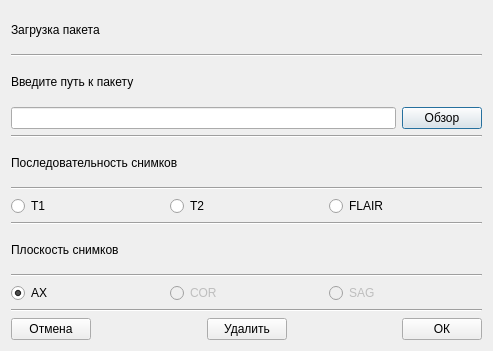
<?xml version="1.0" encoding="UTF-8"?>
<ui version="4.0">
 <class>DialPL</class>
 <widget class="QDialog" name="DialPL">
  <property name="geometry">
   <rect>
    <x>0</x>
    <y>0</y>
    <width>493</width>
    <height>351</height>
   </rect>
  </property>
  <property name="sizePolicy">
   <sizepolicy hsizetype="Fixed" vsizetype="Fixed">
    <horstretch>0</horstretch>
    <verstretch>0</verstretch>
   </sizepolicy>
  </property>
  <property name="windowTitle">
   <string>Dialog</string>
  </property>
  <layout class="QVBoxLayout" name="verticalLayout">
   <item>
    <layout class="QHBoxLayout" name="horizontalLayout_5">
     <item>
      <widget class="QLabel" name="label">
       <property name="text">
        <string>Загрузка пакета</string>
       </property>
      </widget>
     </item>
     <item>
      <widget class="QLabel" name="lbStatusMsg">
       <property name="text">
        <string/>
       </property>
       <property name="alignment">
        <set>Qt::AlignRight|Qt::AlignTrailing|Qt::AlignVCenter</set>
       </property>
      </widget>
     </item>
    </layout>
   </item>
   <item>
    <widget class="Line" name="line">
     <property name="orientation">
      <enum>Qt::Horizontal</enum>
     </property>
    </widget>
   </item>
   <item>
    <widget class="QLabel" name="lbTextEnterPath">
     <property name="text">
      <string>Введите путь к пакету</string>
     </property>
    </widget>
   </item>
   <item>
    <layout class="QHBoxLayout" name="horizontalLayout">
     <item>
      <widget class="QLineEdit" name="lePathToDir"/>
     </item>
     <item>
      <widget class="QPushButton" name="btnOpenDirPath">
       <property name="text">
        <string>Обзор</string>
       </property>
      </widget>
     </item>
    </layout>
   </item>
   <item>
    <widget class="Line" name="line_2">
     <property name="orientation">
      <enum>Qt::Horizontal</enum>
     </property>
    </widget>
   </item>
   <item>
    <widget class="QLabel" name="label_3">
     <property name="text">
      <string>Последовательность снимков</string>
     </property>
    </widget>
   </item>
   <item>
    <widget class="Line" name="line_5">
     <property name="orientation">
      <enum>Qt::Horizontal</enum>
     </property>
    </widget>
   </item>
   <item>
    <layout class="QHBoxLayout" name="horizontalLayout_4">
     <item>
      <widget class="QRadioButton" name="rbSeqT1">
       <property name="text">
        <string>T1</string>
       </property>
       <property name="checked">
        <bool>true</bool>
       </property>
      </widget>
     </item>
     <item>
      <widget class="QRadioButton" name="rbSeqT2">
       <property name="text">
        <string>T2</string>
       </property>
      </widget>
     </item>
     <item>
      <widget class="QRadioButton" name="rbSeqFLAIR">
       <property name="text">
        <string>FLAIR</string>
       </property>
      </widget>
     </item>
    </layout>
   </item>
   <item>
    <widget class="Line" name="line_3">
     <property name="orientation">
      <enum>Qt::Horizontal</enum>
     </property>
    </widget>
   </item>
   <item>
    <widget class="QLabel" name="label_4">
     <property name="text">
      <string>Плоскость снимков</string>
     </property>
    </widget>
   </item>
   <item>
    <widget class="Line" name="line_6">
     <property name="orientation">
      <enum>Qt::Horizontal</enum>
     </property>
    </widget>
   </item>
   <item>
    <layout class="QHBoxLayout" name="horizontalLayout_3">
     <item>
      <widget class="QRadioButton" name="rbPlaneAX">
       <property name="text">
        <string>AX</string>
       </property>
       <property name="checked">
        <bool>true</bool>
       </property>
      </widget>
     </item>
     <item>
      <widget class="QRadioButton" name="rbPlaneCOR">
       <property name="enabled">
        <bool>false</bool>
       </property>
       <property name="text">
        <string>COR</string>
       </property>
      </widget>
     </item>
     <item>
      <widget class="QRadioButton" name="rbPlaneSAG">
       <property name="enabled">
        <bool>false</bool>
       </property>
       <property name="text">
        <string>SAG</string>
       </property>
      </widget>
     </item>
    </layout>
   </item>
   <item>
    <widget class="Line" name="line_4">
     <property name="orientation">
      <enum>Qt::Horizontal</enum>
     </property>
    </widget>
   </item>
   <item>
    <layout class="QHBoxLayout" name="horizontalLayout_2">
     <item>
      <widget class="QPushButton" name="btnExit">
       <property name="text">
        <string>Отмена</string>
       </property>
      </widget>
     </item>
     <item>
      <spacer name="horizontalSpacer">
       <property name="orientation">
        <enum>Qt::Horizontal</enum>
       </property>
       <property name="sizeHint" stdset="0">
        <size>
         <width>40</width>
         <height>20</height>
        </size>
       </property>
      </spacer>
     </item>
     <item>
      <widget class="QPushButton" name="btnDelete">
       <property name="text">
        <string>Удалить</string>
       </property>
      </widget>
     </item>
     <item>
      <spacer name="horizontalSpacer_2">
       <property name="orientation">
        <enum>Qt::Horizontal</enum>
       </property>
       <property name="sizeHint" stdset="0">
        <size>
         <width>40</width>
         <height>20</height>
        </size>
       </property>
      </spacer>
     </item>
     <item>
      <widget class="QPushButton" name="btnApply">
       <property name="text">
        <string>ОК</string>
       </property>
      </widget>
     </item>
    </layout>
   </item>
  </layout>
 </widget>
 <resources/>
 <connections/>
</ui>
